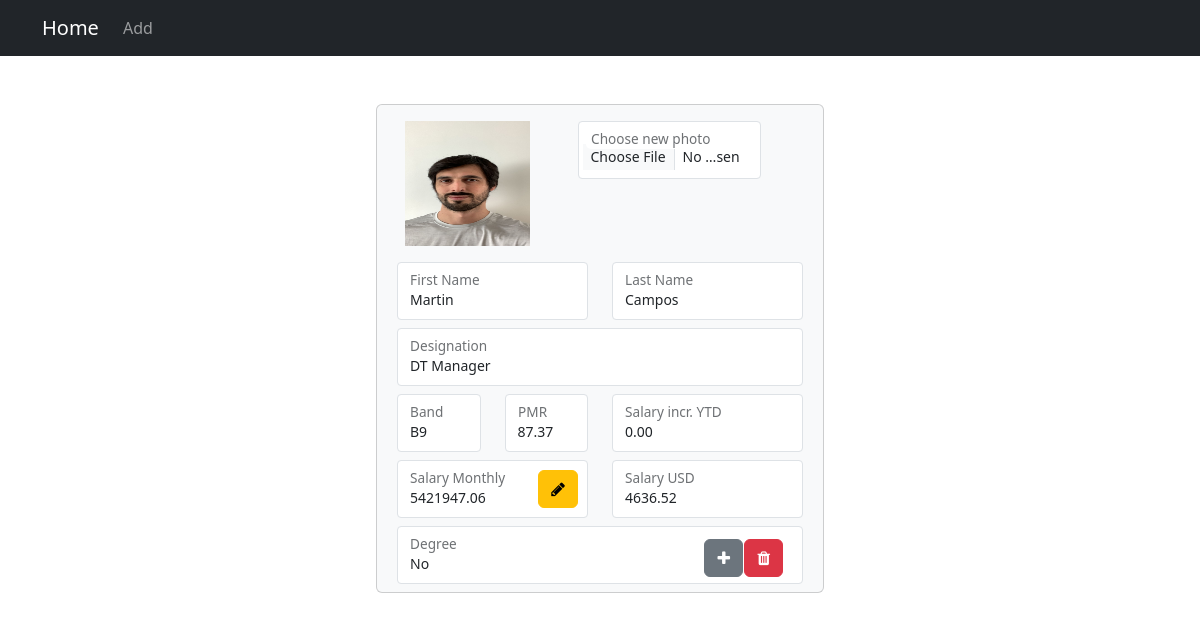
/employee/17, run on the app's committed database.
### employees/models.py (models this page shows, shortened)
class Employee(models.Model):
	first_name = models.CharField(max_length=100)
	last_name = models.CharField(max_length=100)
	designation = models.CharField(max_length=100)
	photo = models.ImageField(upload_to='images', blank=True)
	band = models.CharField(max_length=2)
	pmr = models.DecimalField(max_digits=5, decimal_places=2)
	salary_increase_ytd = models.DecimalField(max_digits=10, decimal_places=2)
	salary_monthly = models.DecimalField(max_digits=10, decimal_places=2)
	salary_usd = models.DecimalField(max_digits=10, decimal_places=2)
	title = models.CharField(max_length=100)

### employees/views.py (the view, shortened to what this page needs)
# urls.py: path('employee/<int:pk>', views.employeeDetails, name='employeeDetails'),
def employeeDetails(request, pk):
	employee = get_object_or_404(Employee, pk=pk)
	if request.method == "GET":
		context = {
			'employee': employee
		}
		return render(request, 'employeedetails.html', context)

### templates/employeedetails.html (shortened to what this page needs)
{% extends 'base.html' %}
{% block content %}
        <div class="card text-dark bg-light mb-3 mx-auto" style="max-width: 28rem;">
        <form method="POST" enctype="multipart/form-data">
            <div class="row m-3">
                <div class="col-5">
                    <div class="form-floating">
                    {% if employee.photo %}
                    <img  src="{{ employee.photo.url }}" height="125" width="125">
                    {% endif %}
                    </div>
                </div>
                <div class="col-6">
                    <div class="form-floating">
                    <input type="file"  class="form-control form-control-sm" name="photo" accept="image/*" id="photo">
                    <label for="photo">Choose new photo</label>
                </div>
                </div>
            </div>
            <div class="row m-2">
                <div class="col-sm-6">
                    <div class="form-floating">
                        <input type="text" name="first_name" class="form-control form-control-sm" id="first_name" value ="{{ employee.first_name }}" required>
                        <label for="first_name">First Name</label>
                    </div>
                </div>
                <div class="col-sm-6">
                    <div class="form-floating">
                    <input type="text" name="last_name" class="form-control form-control-sm" id="last_name"
                    value ="{{ employee.last_name }}" required>
                    <label for="last_name">Last Name</label>
                </div>
                </div>
            </div>
            <div class="row m-2">
            <div class="col-12">
                <div class="form-floating">
                <input type="text" name="designation" class="form-control form-control-sm" id="designation"
                value ="{{ employee.designation }}" required>
                <label for="designation">Designation</label>
                </div>
            </div>
            </div>
            <div class="row m-2">
            <div class="col-sm-3">
            <div class="form-floating">
                <input type="text" name="band" class="form-control form-control-sm" id="band" maxlength="2"
                value ="{{ employee.band }}" required>
                <label for="band">Band</label>
            </div>
            </div>
            <div class="col-sm-3">
                <div class="form-floating">
                <input type="number" name="pmr" class="form-control form-control-sm" id="pmr" value="{{ employee.pmr }}" step="0.01" readonly>
                <label for="pmr">PMR</label>
            </div>
            </div>
            <div class="col-sm-6">
                <div class="form-floating">
                <input type="number" name="salary_increase_ytd" class="form-control form-control-sm" id="salary_increase_ytd" value="{{ employee.salary_increase_ytd }}" step="0.01" readonly>
                <label for="salary_increase_ytd">Salary incr. YTD</label>
                </div>
            </div>
            </div>
            <div class="row m-2">
            <div class="col-sm-6">
            <div class="form-floating">
            <input type="number" name="salary_monthly" class="form-control form-control-sm" id="salary_monthly" value="{{ employee.salary_monthly }}" step="0.01" readonly>
            <label for="salary_monthly">Salary Monthly</label>
             <span style="position: absolute; float: right; bottom: 10px; right: 10px;">
                <a href="{% url 'salaryIncrease' employee.id %}" class="btn btn-warning" ><i class="fa fa-pencil"></i></a>
            </span>
            </div>
            </div>
            <div class="col-sm-6">
            <div class="form-floating">
                <input type="number" name="salary_usd" class="form-control form-control-sm" id="salary_usd" value="{{ employee.salary_usd}}" step="0.01" readonly>
                <label for="salary_usd">Salary USD</label>
            </div>
            </div>
            </div>
            <div class="row m-2">
            <div class="col-sm-12">
            <div class="form-floating">
                <input type="text" name="title" class="form-control form-control-sm" id="title" value ="{{ employee.title }}" required>
                <label for="title">Degree</label>
            </div>
            <span style="position: absolute; float: right; bottom: 15px; right: 80px;">
                <button type="submit" class="btn btn-secondary" ><i class="fa fa-plus"></i></button>
            </span>
            <span style="position: absolute; float: right; bottom: 15px; right: 40px;">
                <a role="button" class="btn btn-danger" href="{% url 'employeeDelete' employee.id %}"><i class="fa fa-trash"></i></a>
            </span>
            </div>
            </div>
        </form>
        </div>
{% endblock%}

### employees/static/css/style.css (style rules this page uses)
input[type='text'] { box-sizing: border-box; }
input[type='number'] { box-sizing: border-box; }

### data on the page
Employee: photo (picture), first_name "Martin", last_name "Campos", designation "DT Manager", band "B9", pmr "87.37", salary_increase_ytd "0.00", salary_monthly "5421947.06", salary_usd "4636.52", title "No"
